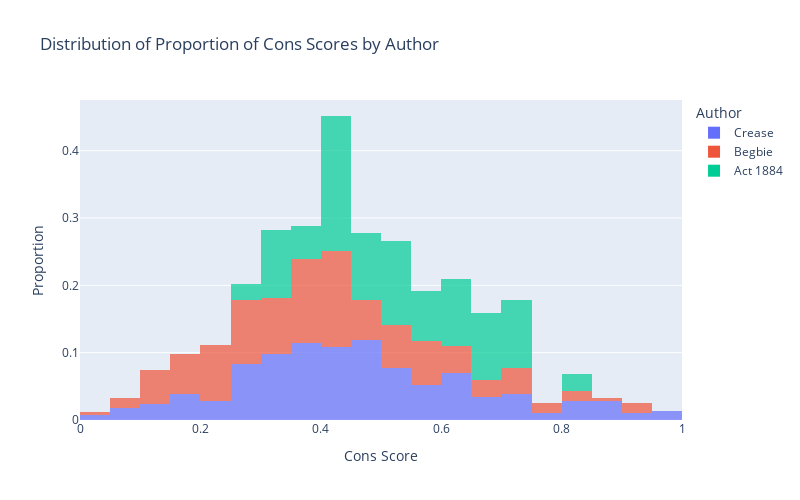

Write notebook code for a chart like this one.
### Code cell
# Plot histogram for Cons scores (proportion)
fig_cons = px.histogram(
    df_scores,
    x="Cons",
    color="Author",
    title="Distribution of Proportion of Cons Scores by Author",
    nbins=30,
    opacity=0.7,
    labels={"Cons": "Cons Score"},
    histnorm="probability"  
)
fig_cons.update_layout(
    xaxis_title="Cons Score",
    yaxis_title="Proportion",
    width=800,
    height=500
)
fig_cons.show()

### Figure 1 — Plotly figure (JSON) as saved in the notebook; plotly's stock layout.template omitted (floating-point values rounded to 4 significant figures; data arrays with more than 128 entries replaced by an {"elided": "..."} marker saying what was removed)
{"data": [{"bingroup": "x", "histnorm": "probability", "hovertemplate": "Author=Crease<br>Cons Score=%{x}<br>probability=%{y}<extra></extra>", "legendgroup": "Crease", "marker": {"color": "#636efa", "opacity": 0.7, "pattern": {"shape": ""}}, "name": "Crease", "nbinsx": 30, "orientation": "v", "showlegend": true, "type": "histogram", "x": {"elided": "287 float values"}, "xaxis": "x", "yaxis": "y"}, {"bingroup": "x", "histnorm": "probability", "hovertemplate": "Author=Begbie<br>Cons Score=%{x}<br>probability=%{y}<extra></extra>", "legendgroup": "Begbie", "marker": {"color": "#EF553B", "opacity": 0.7, "pattern": {"shape": ""}}, "name": "Begbie", "nbinsx": 30, "orientation": "v", "showlegend": true, "type": "histogram", "x": {"elided": "202 float values"}, "xaxis": "x", "yaxis": "y"}, {"bingroup": "x", "histnorm": "probability", "hovertemplate": "Author=Act 1884<br>Cons Score=%{x}<br>probability=%{y}<extra></extra>", "legendgroup": "Act 1884", "marker": {"color": "#00cc96", "opacity": 0.7, "pattern": {"shape": ""}}, "name": "Act 1884", "nbinsx": 30, "orientation": "v", "showlegend": true, "type": "histogram", "x": [0.6822, 0.8387, 0.6188, 0.3903, 0.6046, 0.5497, 0.7038, 0.3319, 0.7418, 0.4402, 0.7478, 0.7287, 0.4429, 0.3169, 0.3338, 0.5437, 0.4183, 0.4949, 0.5025, 0.632, 0.6908, 0.6624, 0.5942, 0.6494, 0.5717, 0.4896, 0.4197, 0.4887, 0.5272, 0.5417, 0.3897, 0.2764, 0.434, 0.4363, 0.4454, 0.5862, 0.3099, 0.4881, 0.41, 0.6759], "xaxis": "x", "yaxis": "y"}], "layout": {"barmode": "relative", "height": 500, "legend": {"title": {"text": "Author"}, "tracegroupgap": 0}, "title": {"text": "Distribution of Proportion of Cons Scores by Author"}, "width": 800, "xaxis": {"anchor": "y", "domain": [0, 1], "title": {"text": "Cons Score"}}, "yaxis": {"anchor": "x", "domain": [0, 1], "title": {"text": "Proportion"}}}}
